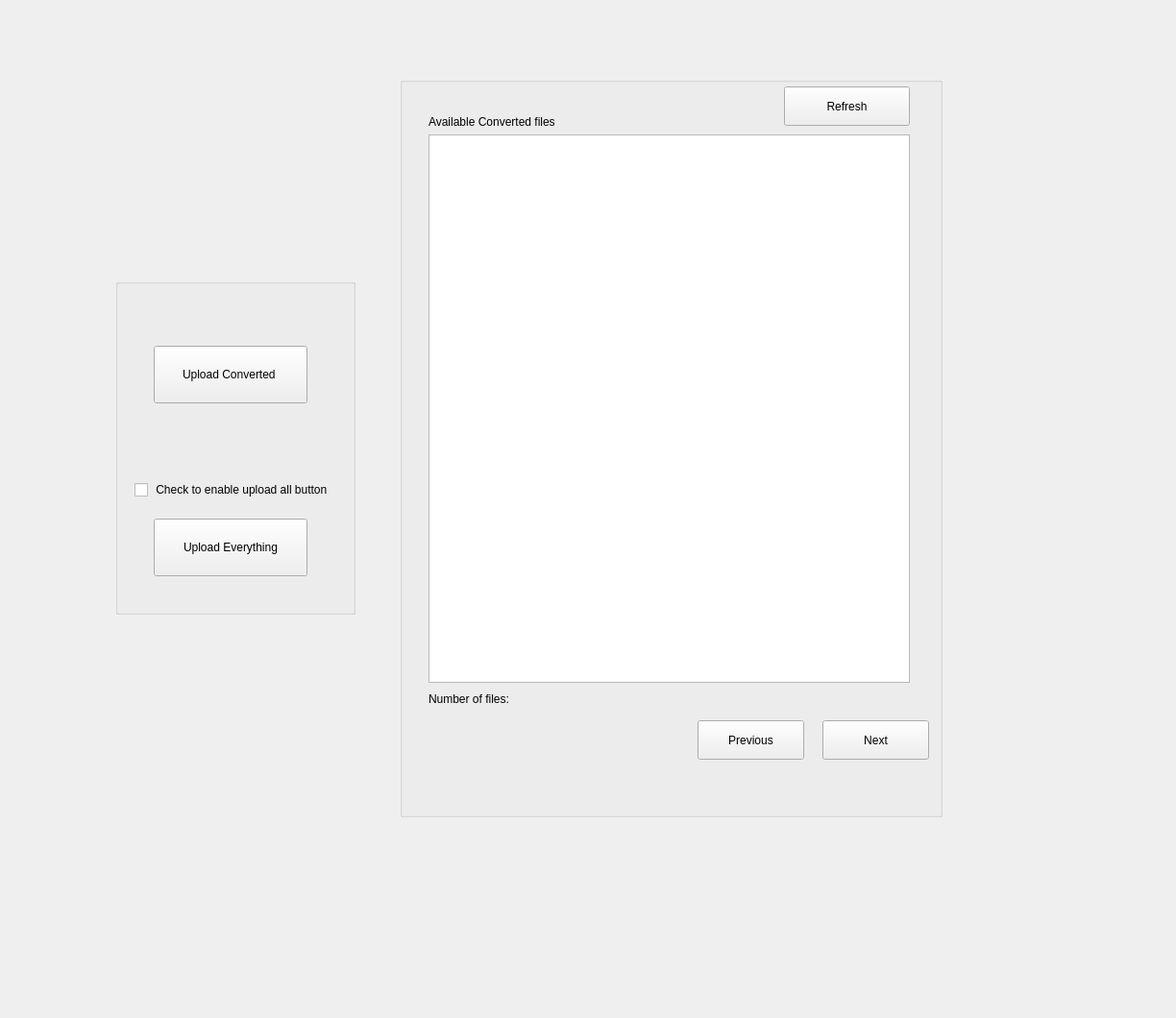
<?xml version="1.0" encoding="UTF-8"?>
<ui version="4.0">
 <class>Form</class>
 <widget class="QWidget" name="Form">
  <property name="geometry">
   <rect>
    <x>0</x>
    <y>0</y>
    <width>1224</width>
    <height>1060</height>
   </rect>
  </property>
  <property name="windowTitle">
   <string>Form</string>
  </property>
  <widget class="QWidget" name="horizontalLayoutWidget">
   <property name="geometry">
    <rect>
     <x>120</x>
     <y>80</y>
     <width>861</width>
     <height>771</height>
    </rect>
   </property>
   <layout class="QHBoxLayout" name="horizontalLayout">
    <item>
     <widget class="QGroupBox" name="groupBox_2">
      <property name="sizePolicy">
       <sizepolicy hsizetype="Fixed" vsizetype="Minimum">
        <horstretch>0</horstretch>
        <verstretch>0</verstretch>
       </sizepolicy>
      </property>
      <property name="maximumSize">
       <size>
        <width>250</width>
        <height>350</height>
       </size>
      </property>
      <property name="title">
       <string/>
      </property>
      <widget class="QPushButton" name="upload_folder_btn">
       <property name="geometry">
        <rect>
         <x>40</x>
         <y>70</y>
         <width>160</width>
         <height>60</height>
        </rect>
       </property>
       <property name="text">
        <string>Upload Converted </string>
       </property>
      </widget>
      <widget class="QPushButton" name="upload_everything_btn">
       <property name="geometry">
        <rect>
         <x>40</x>
         <y>250</y>
         <width>160</width>
         <height>60</height>
        </rect>
       </property>
       <property name="text">
        <string>Upload Everything</string>
       </property>
      </widget>
      <widget class="QCheckBox" name="checkBox">
       <property name="geometry">
        <rect>
         <x>20</x>
         <y>210</y>
         <width>221</width>
         <height>20</height>
        </rect>
       </property>
       <property name="text">
        <string> Check to enable upload all button</string>
       </property>
      </widget>
     </widget>
    </item>
    <item>
     <spacer name="horizontalSpacer">
      <property name="orientation">
       <enum>Qt::Horizontal</enum>
      </property>
      <property name="sizeType">
       <enum>QSizePolicy::Fixed</enum>
      </property>
      <property name="sizeHint" stdset="0">
       <size>
        <width>40</width>
        <height>20</height>
       </size>
      </property>
     </spacer>
    </item>
    <item>
     <widget class="QGroupBox" name="groupBox">
      <property name="title">
       <string/>
      </property>
      <widget class="QListView" name="list_view">
       <property name="geometry">
        <rect>
         <x>30</x>
         <y>60</y>
         <width>501</width>
         <height>571</height>
        </rect>
       </property>
      </widget>
      <widget class="QLabel" name="uploaded_files_label">
       <property name="geometry">
        <rect>
         <x>30</x>
         <y>640</y>
         <width>231</width>
         <height>16</height>
        </rect>
       </property>
       <property name="text">
        <string>Number of files: </string>
       </property>
      </widget>
      <widget class="QLabel" name="label_2">
       <property name="geometry">
        <rect>
         <x>30</x>
         <y>36</y>
         <width>141</width>
         <height>21</height>
        </rect>
       </property>
       <property name="text">
        <string>Available Converted files</string>
       </property>
      </widget>
      <widget class="QPushButton" name="previous_btn">
       <property name="geometry">
        <rect>
         <x>310</x>
         <y>670</y>
         <width>111</width>
         <height>41</height>
        </rect>
       </property>
       <property name="text">
        <string>Previous</string>
       </property>
      </widget>
      <widget class="QPushButton" name="next_btn">
       <property name="geometry">
        <rect>
         <x>440</x>
         <y>670</y>
         <width>111</width>
         <height>41</height>
        </rect>
       </property>
       <property name="text">
        <string>Next</string>
       </property>
      </widget>
      <widget class="QPushButton" name="pushButton">
       <property name="geometry">
        <rect>
         <x>400</x>
         <y>10</y>
         <width>131</width>
         <height>41</height>
        </rect>
       </property>
       <property name="text">
        <string>Refresh</string>
       </property>
      </widget>
     </widget>
    </item>
   </layout>
  </widget>
 </widget>
 <resources/>
 <connections/>
</ui>
